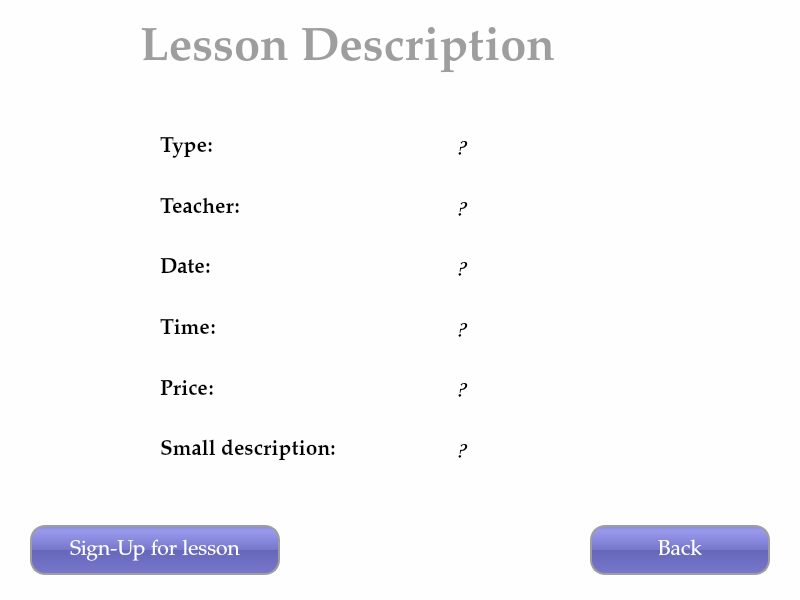
<?xml version="1.0" encoding="UTF-8"?>
<ui version="4.0">
 <class>LessonDescription</class>
 <widget class="QWidget" name="LessonDescription">
  <property name="geometry">
   <rect>
    <x>0</x>
    <y>0</y>
    <width>800</width>
    <height>600</height>
   </rect>
  </property>
  <property name="minimumSize">
   <size>
    <width>800</width>
    <height>600</height>
   </size>
  </property>
  <property name="maximumSize">
   <size>
    <width>800</width>
    <height>600</height>
   </size>
  </property>
  <property name="font">
   <font>
    <family>Palatino Linotype</family>
    <pointsize>18</pointsize>
   </font>
  </property>
  <property name="windowTitle">
   <string>Term Spors Complex</string>
  </property>
  <property name="styleSheet">
   <string notr="true">background-color: rgb(254, 254, 254);</string>
  </property>
  <widget class="QPushButton" name="btn_back">
   <property name="geometry">
    <rect>
     <x>590</x>
     <y>525</y>
     <width>180</width>
     <height>50</height>
    </rect>
   </property>
   <property name="font">
    <font>
     <family>Palatino Linotype</family>
     <pointsize>16</pointsize>
     <underline>false</underline>
    </font>
   </property>
   <property name="cursor">
    <cursorShape>PointingHandCursor</cursorShape>
   </property>
   <property name="styleSheet">
    <string notr="true">QPushButton{
	border: 2px solid #9E9E9E;
	border-radius: 15px;
	background-color: QLinearGradient( x1: 0, y1: 0, x2: 0, y2: 1, stop: 0 #88d, stop: 0.1 #99e, stop: 0.49 #77c, stop: 0.5 #66b, stop: 1 #77c);
	color: #FFFFFF;
}
QPushButton:hover{
	color: #9E9E9E;
	background-color: #5a5a5a;
}
QPushButton:pressed{
	color: #9c2219;
}
QPushButton:checked{
	color: #2c998e;
}</string>
   </property>
   <property name="text">
    <string>Back</string>
   </property>
  </widget>
  <widget class="QWidget" name="horizontalLayoutWidget">
   <property name="geometry">
    <rect>
     <x>160</x>
     <y>120</y>
     <width>531</width>
     <height>357</height>
    </rect>
   </property>
   <layout class="QHBoxLayout" name="horizontalLayout">
    <item>
     <layout class="QVBoxLayout" name="verticalLayout">
      <property name="spacing">
       <number>7</number>
      </property>
      <item>
       <widget class="QLabel" name="lbl_lessonType">
        <property name="font">
         <font>
          <family>Palatino Linotype</family>
          <pointsize>16</pointsize>
          <weight>75</weight>
          <bold>true</bold>
         </font>
        </property>
        <property name="text">
         <string>Type:</string>
        </property>
       </widget>
      </item>
      <item>
       <widget class="QLabel" name="lbl_teacher">
        <property name="font">
         <font>
          <family>Palatino Linotype</family>
          <pointsize>16</pointsize>
          <weight>75</weight>
          <bold>true</bold>
         </font>
        </property>
        <property name="text">
         <string>Teacher:</string>
        </property>
       </widget>
      </item>
      <item>
       <widget class="QLabel" name="lbl_date">
        <property name="font">
         <font>
          <family>Palatino Linotype</family>
          <pointsize>16</pointsize>
          <weight>75</weight>
          <bold>true</bold>
         </font>
        </property>
        <property name="text">
         <string>Date:</string>
        </property>
       </widget>
      </item>
      <item>
       <widget class="QLabel" name="lbl_time">
        <property name="font">
         <font>
          <family>Palatino Linotype</family>
          <pointsize>16</pointsize>
          <weight>75</weight>
          <bold>true</bold>
         </font>
        </property>
        <property name="text">
         <string>Time:</string>
        </property>
       </widget>
      </item>
      <item>
       <widget class="QLabel" name="lbl_price">
        <property name="font">
         <font>
          <family>Palatino Linotype</family>
          <pointsize>16</pointsize>
          <weight>75</weight>
          <bold>true</bold>
         </font>
        </property>
        <property name="text">
         <string>Price:</string>
        </property>
       </widget>
      </item>
      <item>
       <widget class="QLabel" name="lbl_description">
        <property name="font">
         <font>
          <family>Palatino Linotype</family>
          <pointsize>16</pointsize>
          <weight>75</weight>
          <bold>true</bold>
         </font>
        </property>
        <property name="text">
         <string>Small description: </string>
        </property>
       </widget>
      </item>
     </layout>
    </item>
    <item>
     <layout class="QVBoxLayout" name="verticalLayout_2">
      <item>
       <widget class="QLabel" name="lbl_edit_lessonType">
        <property name="font">
         <font>
          <family>Comic Sans MS</family>
          <pointsize>18</pointsize>
          <weight>9</weight>
          <italic>true</italic>
          <bold>false</bold>
         </font>
        </property>
        <property name="styleSheet">
         <string notr="true">font: 75 italic 18pt &quot;Comic Sans MS&quot;;</string>
        </property>
        <property name="text">
         <string>     ?</string>
        </property>
       </widget>
      </item>
      <item>
       <widget class="QLabel" name="lbl_edit_teacher">
        <property name="font">
         <font>
          <family>Comic Sans MS</family>
          <pointsize>18</pointsize>
          <weight>9</weight>
          <italic>true</italic>
          <bold>false</bold>
         </font>
        </property>
        <property name="styleSheet">
         <string notr="true">font: 75 italic 18pt &quot;Comic Sans MS&quot;;</string>
        </property>
        <property name="text">
         <string>     ?</string>
        </property>
       </widget>
      </item>
      <item>
       <widget class="QLabel" name="lbl_edit_date">
        <property name="font">
         <font>
          <family>Comic Sans MS</family>
          <pointsize>18</pointsize>
          <weight>9</weight>
          <italic>true</italic>
          <bold>false</bold>
         </font>
        </property>
        <property name="styleSheet">
         <string notr="true">font: 75 italic 18pt &quot;Comic Sans MS&quot;;</string>
        </property>
        <property name="text">
         <string>     ?</string>
        </property>
       </widget>
      </item>
      <item>
       <widget class="QLabel" name="lbl_edit_time">
        <property name="font">
         <font>
          <family>Comic Sans MS</family>
          <pointsize>18</pointsize>
          <weight>9</weight>
          <italic>true</italic>
          <bold>false</bold>
         </font>
        </property>
        <property name="styleSheet">
         <string notr="true">font: 75 italic 18pt &quot;Comic Sans MS&quot;;</string>
        </property>
        <property name="text">
         <string>     ?</string>
        </property>
       </widget>
      </item>
      <item>
       <widget class="QLabel" name="lbl_edit_price">
        <property name="font">
         <font>
          <family>Comic Sans MS</family>
          <pointsize>18</pointsize>
          <weight>9</weight>
          <italic>true</italic>
          <bold>false</bold>
         </font>
        </property>
        <property name="styleSheet">
         <string notr="true">font: 75 italic 18pt &quot;Comic Sans MS&quot;;</string>
        </property>
        <property name="text">
         <string>     ?</string>
        </property>
       </widget>
      </item>
      <item>
       <widget class="QLabel" name="lbl_edit_description">
        <property name="font">
         <font>
          <family>Comic Sans MS</family>
          <pointsize>18</pointsize>
          <weight>9</weight>
          <italic>true</italic>
          <bold>false</bold>
         </font>
        </property>
        <property name="styleSheet">
         <string notr="true">font: 75 italic 18pt &quot;Comic Sans MS&quot;;</string>
        </property>
        <property name="text">
         <string>     ?</string>
        </property>
       </widget>
      </item>
     </layout>
    </item>
   </layout>
  </widget>
  <widget class="QPushButton" name="btn_signUpForLesson">
   <property name="geometry">
    <rect>
     <x>30</x>
     <y>525</y>
     <width>250</width>
     <height>50</height>
    </rect>
   </property>
   <property name="font">
    <font>
     <family>Palatino Linotype</family>
     <pointsize>16</pointsize>
     <underline>false</underline>
    </font>
   </property>
   <property name="cursor">
    <cursorShape>PointingHandCursor</cursorShape>
   </property>
   <property name="styleSheet">
    <string notr="true">QPushButton{
	border: 2px solid #9E9E9E;
	border-radius: 15px;
	background-color: QLinearGradient( x1: 0, y1: 0, x2: 0, y2: 1, stop: 0 #88d, stop: 0.1 #99e, stop: 0.49 #77c, stop: 0.5 #66b, stop: 1 #77c);
	color: #FFFFFF;
}
QPushButton:hover{
	color: #9E9E9E;
	background-color: #5a5a5a;
}
QPushButton:pressed{
	color: #9c2219;
}
QPushButton:checked{
	color: #2c998e;
}</string>
   </property>
   <property name="text">
    <string>Sign-Up for lesson</string>
   </property>
  </widget>
  <widget class="QLabel" name="lbl_title">
   <property name="geometry">
    <rect>
     <x>140</x>
     <y>10</y>
     <width>511</width>
     <height>80</height>
    </rect>
   </property>
   <property name="font">
    <font>
     <family>Palatino Linotype</family>
     <pointsize>35</pointsize>
     <weight>75</weight>
     <bold>true</bold>
    </font>
   </property>
   <property name="styleSheet">
    <string notr="true">color: #9E9E9E;</string>
   </property>
   <property name="text">
    <string>Lesson Description</string>
   </property>
  </widget>
 </widget>
 <resources/>
 <connections/>
</ui>
